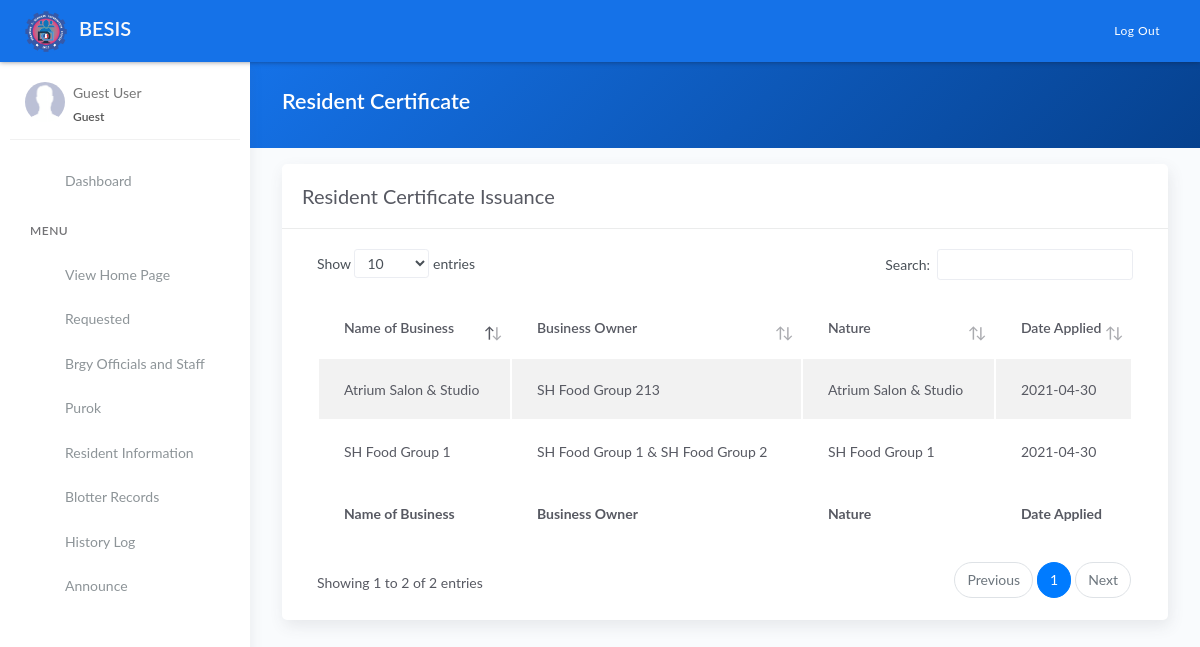
/business_permit.php, run on the app's committed database.
### tables this page shows
CREATE TABLE `tblpermit` (
  `id` int(11) NOT NULL AUTO_INCREMENT,
  `name` varchar(80) DEFAULT NULL,
  `owner1` varchar(200) DEFAULT NULL,
  `owner2` varchar(80) DEFAULT NULL,
  `nature` varchar(220) DEFAULT NULL,
  `applied` date DEFAULT NULL,
  PRIMARY KEY (`id`)
);

### business_permit.php (the view, shortened to what this page needs)
<?php include 'server/server.php' ?>
<?php
	$query = "SELECT * FROM tblpermit";
    $result = $conn->query($query);
    $permit = array();
	while($row = $result->fetch_assoc()){
		$permit[] = $row;
	}
?>
<!DOCTYPE html>
<html lang="en">
<head>
	<?php include 'templates/header.php' ?>
</head>
<body>
	<div class="wrapper">
		<?php include 'templates/main-header.php' ?>
		<?php include 'templates/sidebar.php' ?>
		<div class="main-panel">
			<div class="content">
				<div class="panel-header bg-primary-gradient">
					<div class="page-inner">
						<div class="d-flex align-items-left align-items-md-center flex-column flex-md-row">
							<div>
								<h2 class="text-white fw-bold">Resident Certificate</h2>
							</div>
						</div>
					</div>
				</div>
				<div class="page-inner">
					<div class="row mt--2">
						<div class="col-md-12">
                            <div class="card">
								<div class="card-header">
									<div class="card-head-row">
										<div class="card-title">Resident Certificate Issuance</div>
									</div>
								</div>
								<div class="card-body">
									<div class="table-responsive">
										<table id="residenttable" class="display table table-striped">
											<thead>
												<tr>
													<th scope="col">Name of Business</th>
													<th scope="col">Business Owner</th>
													<th scope="col">Nature</th>
													<th scope="col">Date Applied</th>
												</tr>
											</thead>
											<tbody>
												<?php if(!empty($permit)): ?>
													<?php foreach($permit as $row): ?>
													<tr>
														<td><?= ucwords($row['name']) ?></td>
														<td><?= !empty($row['owner2']) ? ucwords($row['owner1'].' & '. $row['owner2']) : $row['owner1'] ?></td>
														<td><?= $row['nature'] ?></td>
														<td><?= $row['applied'] ?></td>
													</tr>
													<?php endforeach ?>
												<?php endif ?>
											</tbody>
											<tfoot>
												<tr>
                                                    <th scope="col">Name of Business</th>
													<th scope="col">Business Owner</th>
													<th scope="col">Nature</th>
													<th scope="col">Date Applied</th>
												</tr>
											</tfoot>
										</table>
									</div>
								</div>
							</div>
						</div>
					</div>
				</div>
			</div>
		</div>
	</div>
</body>
</html>

### data on the page
tblpermit: name "SH Food Group 1", owner1+owner2 "SH Food Group 1 & SH Food Group 2", nature "SH Food Group 1", applied "2021-04-30"
tblpermit: name "Atrium Salon & Studio", owner1 "SH Food Group 213", nature "Atrium Salon & Studio", applied "2021-04-30"
